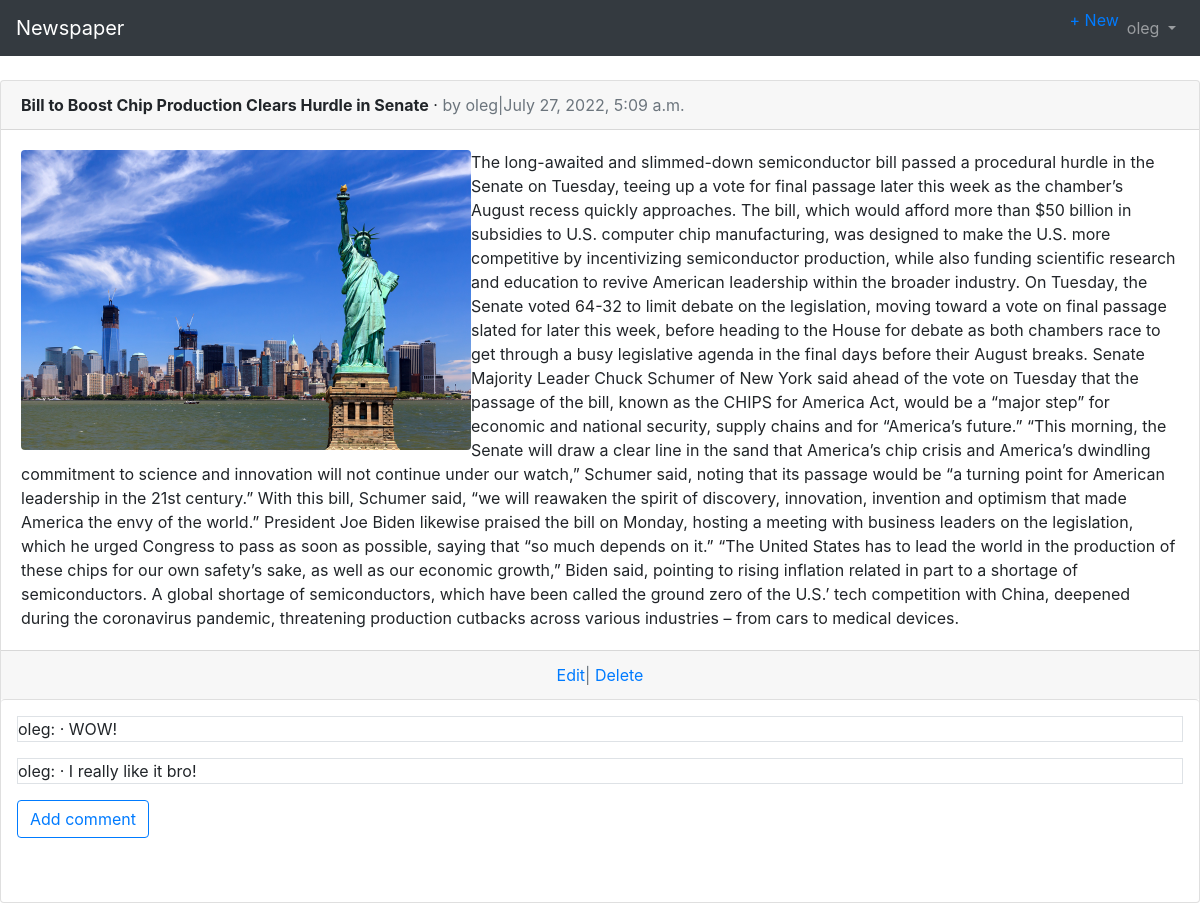
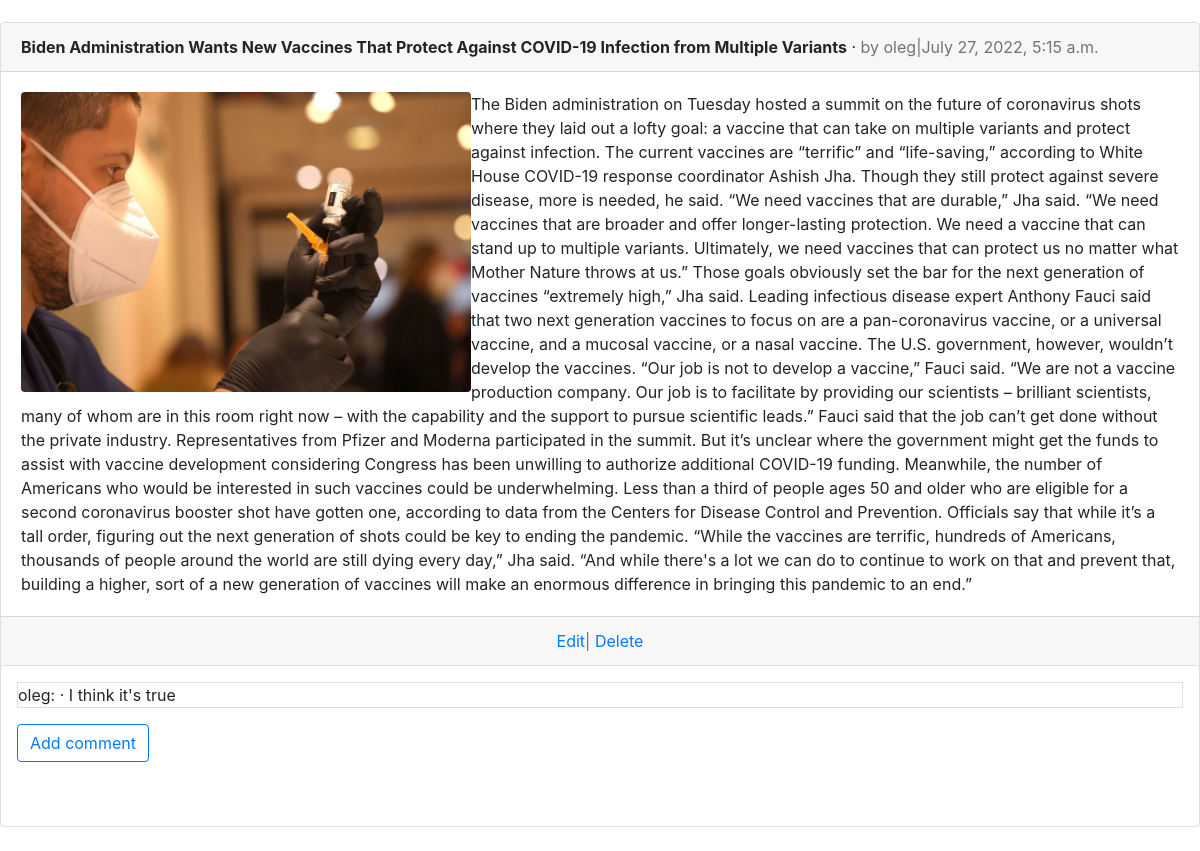
Screenshot of /articles/ (signed in) with the database file from the repository (2 pictures, top to bottom).
### users/models.py (models this page shows)
class Users(AbstractUser):
    age = models.PositiveIntegerField(default=0)

### articles/models.py (models this page shows, shortened)
class Article(models.Model):
    title = models.CharField(max_length=255)
    body = models.TextField()
    date = models.DateTimeField(auto_now_add=True)
    author = models.ForeignKey(settings.AUTH_USER_MODEL,
                               on_delete=models.CASCADE)
    img = models.ImageField(upload_to='images/')

class Comment(models.Model):
    article = models.ForeignKey(Article,
                                on_delete=models.CASCADE,
                                related_name='comments')
    comment = models.CharField(max_length=140)
    author = models.ForeignKey(
        settings.AUTH_USER_MODEL,
        on_delete=models.CASCADE,
    )
    def __str__(self):
        return self.comment

### articles/views.py (the view)
# urls.py: path('', ArticleListView.as_view(), name='article_list'),
class ArticleListView(LoginRequiredMixin, ListView):
    model = Article
    template_name = 'article_list.html'
    context_object_name = 'articles'
    login_url = 'login'

### templates/article_list.html (shortened to what this page needs)
{% extends 'base.html'%}
{% block content %}
{% for article in articles %}
<div class="card">
    <div class="card-header">
        <span class="font-weight-bold">{{ article.title }}</span> &middot;
        <span class="text-muted"> by {{ article.author }}|{{article.date}}</span>
    </div>
    <div class="card-body">
        <img class="rounded float-left" src="{{ article.img.url }}" width="450px" height="300px">
        {{article.body}}
    </div>
    <div class="card-footer text-center text-muted">
        <a href="{% url 'article_edit' article.pk %}">Edit</a>|
        <a href="{% url 'article_delete' article.pk %}">Delete</a>
    </div>
    <div class = "card-footer bg-secondary shadow p-3 mb-5 bg-white rounded">
        {% for comment in article.comments.all %}
        <p class="border">
            <span class = "font-weight-bod">
                {{comment.author}}: &middot
            </span>
            {{comment}}
        </p>
        {% endfor %}
         <a class="btn btn-outline-primary" href="{% url 'create_comments' pk=article.id %}"  name = "{{ article.id }}"role="button">Add comment</a>
    </div>
</div>
<br>
{% endfor %}
{% endblock content%}

### templates/base.html (shortened to what this page needs)
<!DOCTYPE html>
<html lang="en">
<head>
    <link rel="stylesheet" href="https://cdn.jsdelivr.net/npm/bootstrap@4.0.0/dist/css/bootstrap.min.css">
</head>
<body>
    <nav class="navbar navbar-expand-md navbar-dark bg-dark mb-4">
        <a class="navbar-brand" href="{% url 'home' %}">Newspaper</a>
    <div class = "collapse navbar-collapse" id="navbarCollapse">
        {% if user.is_authenticated %}
        <ul class="navbar-nav ml-auto">
            <li class = "nav-item">
                <a href="{% url 'article_create' %}">+ New</a>
            </li>
            <li class = "nav-item">
                <a class = "nav-link dropdown-toggle" href="#" id="userMenu"
                data-toggle="dropdown" aria-haspopup="true" aria-expanded="false">
                    {{ user.username }}
                </a>
            </li>
        </ul>
        {% else %}
        <form class="form-inline ml-auto">
            <a href="{% url 'login' %}" class="btn btn-outline-secondary">Log in</a>
            <a href="{% url 'signup' %}" class="btn btn-primary ml-2" >Sign up</a>
        </form>
        {% endif %}
    </div>
    </nav>
    <main>
        {% block content %}
        {%  endblock %}
    </main>
</body>
</html>

### rows the page displays
Users: username "oleg"
Article: title "Bill to Boost Chip Production Clears Hurdle in Senate", author "oleg", date "July 27, 2022, 5:09 a.m.", img (picture), body "The long-awaited and slimmed-down semiconductor bill passed a procedural hurdle in the Senate on Tuesday, teeing up a vote for final passage later this week as the chamber’s August recess quickly approaches. The bill, which would afford more than $50 billion in subsidies to U.S. computer chip manufacturing, was designed to make the U.S. more competitive by incentivizing semiconductor production, while also funding scientific research and education to revive American leadership within the broader industry. On Tuesday, the Senate voted 64-32 to limit debate on the legislation, moving toward a vote on final passage slated for later this week, before heading to the House for debate as both…"
Comment: author "oleg", comment "WOW!"
Comment: author "oleg", comment "I really like it bro!"
Article: title "Biden Administration Wants New Vaccines That Protect Against COVID-19 Infection from Multiple Variants", author "oleg", date "July 27, 2022, 5:15 a.m.", img (picture), body "The Biden administration on Tuesday hosted a summit on the future of coronavirus shots where they laid out a lofty goal: a vaccine that can take on multiple variants and protect against infection. The current vaccines are “terrific” and “life-saving,” according to White House COVID-19 response coordinator Ashish Jha. Though they still protect against severe disease, more is needed, he said. “We need vaccines that are durable,” Jha said. “We need vaccines that are broader and offer longer-lasting protection. We need a vaccine that can stand up to multiple variants. Ultimately, we need vaccines that can protect us no matter what Mother Nature throws at us.” Those goals obviously set the bar…"
Comment: author "oleg", comment "I think it's true"
